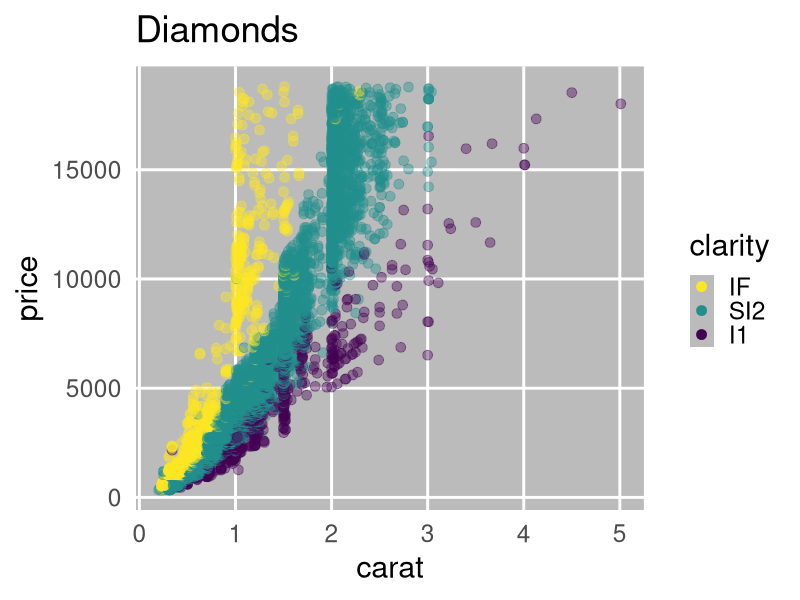
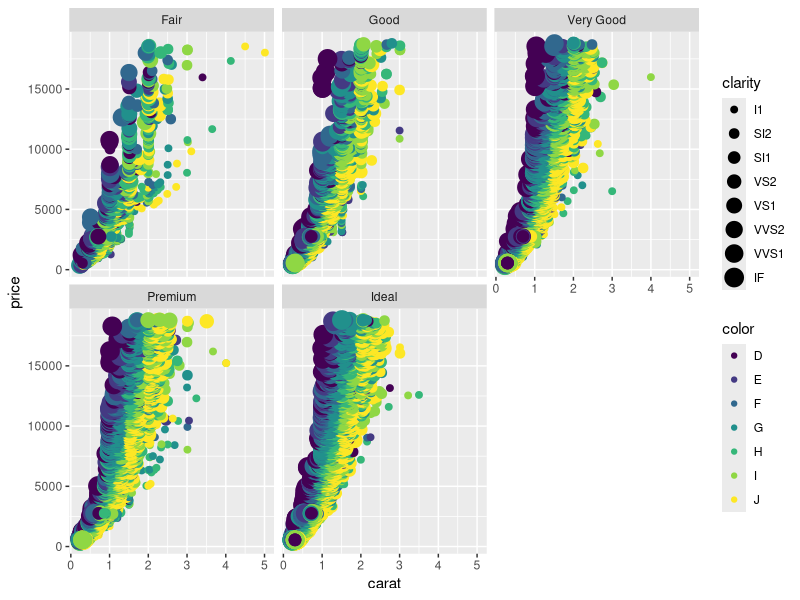

Reproduce these figures in R, in order. (Note: this script raises an error after producing the figures.)
## ---- chunk 1

## ---- chunk 2
library(ggplot2)
library(tibble)
library(dplyr)
library(tidyr)
iris = tibble::as_tibble(iris)
## ---- chunk 3
print(ggplot2::diamonds)
## ---- chunk 4
summary(ggplot2::diamonds)
## ---- chunk 5
diamonds %>%
  dplyr::filter(clarity %in% c("I1", "SI2", "IF")) %>%
  ggplot(aes(carat, price, color = clarity)) +
  geom_point(alpha = 0.4, size = 3) +
  scale_color_viridis_d(
    guide = guide_legend(reverse = TRUE, override.aes = list(alpha = 1))
  ) +
  labs(title = "Diamonds") +
  theme_gray(base_size = 22) +
  theme(
    panel.grid.minor = element_blank(),
    panel.background = element_rect(fill = "#bbbbbb"),
    legend.key = element_rect(fill = "#bbbbbb"),
    axis.ticks = element_blank()
  )
## ---- chunk 6
print(ggplot2::diamonds)
## ---- chunk 7
ggplot(diamonds) + aes(x = carat, y = price) +
  geom_point(mapping = aes(color = color, size = clarity)) +
  facet_wrap(~ cut)
## ---- chunk 8
x = 42       # Create x
x            # What's in x?
y = "24601"  # Create y
y            # What's in y?
## ---- chunk 9
x + y        # Error! Why?
## ---- chunk 10
class(x)
is.numeric(x)
is.character(x)
as.character(x)
## ---- chunk 11
x = seq(1, 3)  # 1と3を渡すとvectorが返ってくる
x
sum(x)         # vectorを渡すと足し算が返ってくる
square = function(something) {  # 自分の関数を定義
  something ** 2
}
square(x)                       # 使ってみる
## ---- chunk 12
x = c(1, 2, 9)  # 長さ3の数値ベクトル
x + x           # 同じ長さ同士の計算
y = 10          # 長さ1の数値ベクトル
x + y           # 長さ3 + 長さ1 = 長さ3 (それぞれ足し算)
sqrt(x)         # square root
# We don't have to write for-loop like this
z = c(0, 0, 0)
for (i in seq(1, 3)) {
  z[i] = sqrt(x[i])
}
## ---- chunk 13
v = seq(1, 8)              # c(1, 2, 3, 4, 5, 6, 7, 8)
x = matrix(v, nrow = 2)    # 2行に畳む。列ごとに詰める
x
y = matrix(v, nrow = 2, byrow = TRUE)  # 行ごとに詰める
y
## ---- chunk 14
print(iris)
## ---- chunk 15
str(iris)       # 構造が分かる形で表示
## ---- chunk 16
x = c(1, 2, 3)
y = c("A", "B", "C")
mydata = data.frame(x, y)
print(mydata)
